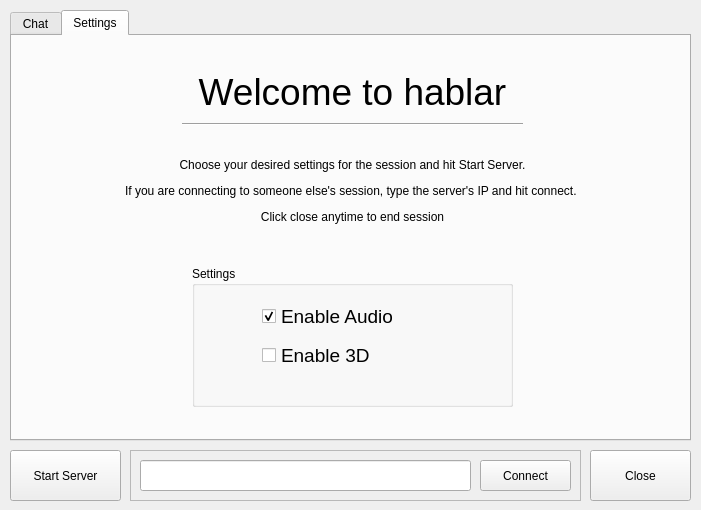
<?xml version="1.0" encoding="UTF-8"?>
<ui version="4.0">
 <class>MainWindow</class>
 <widget class="QMainWindow" name="MainWindow">
  <property name="geometry">
   <rect>
    <x>0</x>
    <y>0</y>
    <width>701</width>
    <height>510</height>
   </rect>
  </property>
  <property name="windowTitle">
   <string>Hablar | Chat</string>
  </property>
  <widget class="QWidget" name="centralwidget">
   <widget class="QTabWidget" name="tabWidget">
    <property name="geometry">
     <rect>
      <x>10</x>
      <y>10</y>
      <width>681</width>
      <height>431</height>
     </rect>
    </property>
    <property name="currentIndex">
     <number>1</number>
    </property>
    <widget class="QWidget" name="tab">
     <attribute name="title">
      <string>Chat</string>
     </attribute>
    </widget>
    <widget class="QWidget" name="tab_2">
     <attribute name="title">
      <string>Settings</string>
     </attribute>
     <widget class="QLabel" name="label_4">
      <property name="geometry">
       <rect>
        <x>10</x>
        <y>30</y>
        <width>661</width>
        <height>51</height>
       </rect>
      </property>
      <property name="font">
       <font>
        <pointsize>28</pointsize>
       </font>
      </property>
      <property name="text">
       <string>Welcome to hablar</string>
      </property>
      <property name="textFormat">
       <enum>Qt::AutoText</enum>
      </property>
      <property name="alignment">
       <set>Qt::AlignCenter</set>
      </property>
     </widget>
     <widget class="QLabel" name="label">
      <property name="geometry">
       <rect>
        <x>10</x>
        <y>110</y>
        <width>661</width>
        <height>91</height>
       </rect>
      </property>
      <property name="text">
       <string>&lt;html&gt;&lt;head/&gt;&lt;body&gt;&lt;p align=&quot;center&quot;&gt;Choose your desired settings for the session and hit Start Server.&lt;/p&gt;&lt;p align=&quot;center&quot;&gt;If you are connecting to someone else's session, type the server's IP and hit connect. &lt;/p&gt;&lt;p align=&quot;center&quot;&gt;Click close anytime to end session&lt;/p&gt;&lt;/body&gt;&lt;/html&gt;</string>
      </property>
     </widget>
     <widget class="Line" name="line">
      <property name="geometry">
       <rect>
        <x>170</x>
        <y>80</y>
        <width>341</width>
        <height>16</height>
       </rect>
      </property>
      <property name="orientation">
       <enum>Qt::Horizontal</enum>
      </property>
     </widget>
     <widget class="QGroupBox" name="groupBox">
      <property name="geometry">
       <rect>
        <x>180</x>
        <y>230</y>
        <width>321</width>
        <height>141</height>
       </rect>
      </property>
      <property name="title">
       <string>Settings</string>
      </property>
      <widget class="QCheckBox" name="checkBox_3">
       <property name="enabled">
        <bool>true</bool>
       </property>
       <property name="geometry">
        <rect>
         <x>70</x>
         <y>40</y>
         <width>191</width>
         <height>21</height>
        </rect>
       </property>
       <property name="font">
        <font>
         <pointsize>14</pointsize>
        </font>
       </property>
       <property name="text">
        <string>Enable Audio</string>
       </property>
       <property name="checked">
        <bool>true</bool>
       </property>
      </widget>
      <widget class="QCheckBox" name="checkBox_2">
       <property name="geometry">
        <rect>
         <x>70</x>
         <y>80</y>
         <width>121</width>
         <height>18</height>
        </rect>
       </property>
       <property name="font">
        <font>
         <pointsize>14</pointsize>
        </font>
       </property>
       <property name="text">
        <string>Enable 3D</string>
       </property>
      </widget>
     </widget>
    </widget>
   </widget>
   <widget class="QPushButton" name="pushButton">
    <property name="geometry">
     <rect>
      <x>10</x>
      <y>450</y>
      <width>111</width>
      <height>51</height>
     </rect>
    </property>
    <property name="text">
     <string>Start Server</string>
    </property>
   </widget>
   <widget class="QPushButton" name="pushButton_2">
    <property name="geometry">
     <rect>
      <x>590</x>
      <y>450</y>
      <width>101</width>
      <height>51</height>
     </rect>
    </property>
    <property name="text">
     <string>Close</string>
    </property>
   </widget>
   <widget class="QFrame" name="frame">
    <property name="geometry">
     <rect>
      <x>130</x>
      <y>450</y>
      <width>451</width>
      <height>51</height>
     </rect>
    </property>
    <property name="frameShape">
     <enum>QFrame::StyledPanel</enum>
    </property>
    <property name="frameShadow">
     <enum>QFrame::Raised</enum>
    </property>
    <widget class="QPushButton" name="pushButton_3">
     <property name="geometry">
      <rect>
       <x>350</x>
       <y>10</y>
       <width>91</width>
       <height>31</height>
      </rect>
     </property>
     <property name="text">
      <string>Connect</string>
     </property>
    </widget>
    <widget class="QLineEdit" name="lineEdit">
     <property name="geometry">
      <rect>
       <x>10</x>
       <y>10</y>
       <width>331</width>
       <height>31</height>
      </rect>
     </property>
    </widget>
   </widget>
  </widget>
 </widget>
 <resources/>
 <connections/>
</ui>
